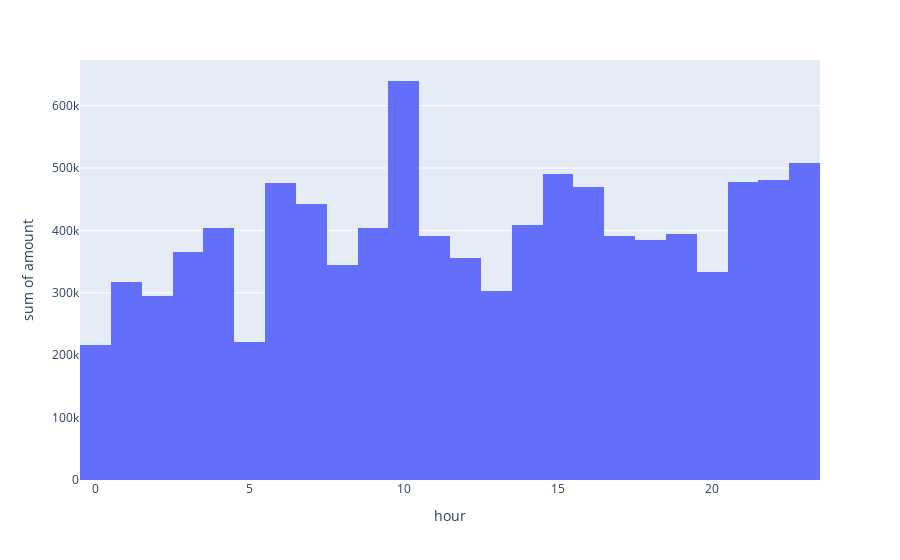

The notebook cell saved with this chart:
### Code cell
px.histogram(df[['day', 'amount', 'hour']], x='hour', y='amount')

### Figure 1 — Plotly figure (JSON) as saved in the notebook; plotly's stock layout.template omitted (floating-point values rounded to 4 significant figures; data arrays with more than 128 entries replaced by an {"elided": "..."} marker saying what was removed)
{"data": [{"alignmentgroup": "True", "bingroup": "x", "histfunc": "sum", "hovertemplate": "hour=%{x}<br>sum of amount=%{y}<extra></extra>", "legendgroup": "", "marker": {"color": "#636efa", "pattern": {"shape": ""}}, "name": "", "offsetgroup": "", "orientation": "v", "showlegend": false, "type": "histogram", "x": {"elided": "20000 int values"}, "xaxis": "x", "y": {"elided": "20000 float values"}, "yaxis": "y"}], "layout": {"barmode": "relative", "legend": {"tracegroupgap": 0}, "margin": {"t": 60}, "xaxis": {"anchor": "y", "domain": [0, 1], "title": {"text": "hour"}}, "yaxis": {"anchor": "x", "domain": [0, 1], "title": {"text": "sum of amount"}}}}
